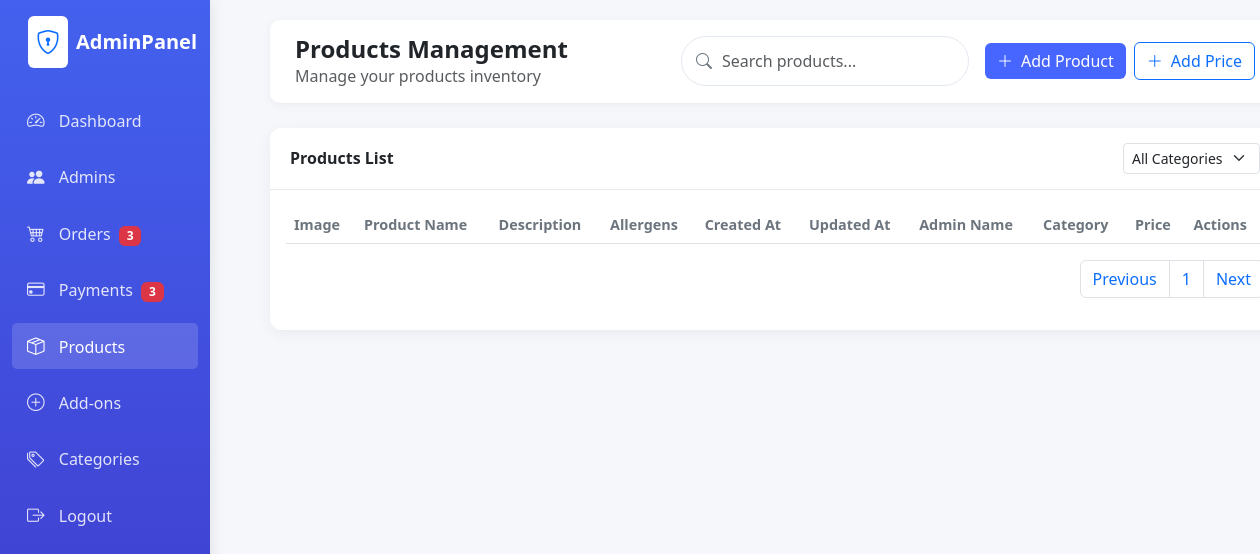
The page /admin/products.php?page=2 (signed in) on the database as committed earlier.
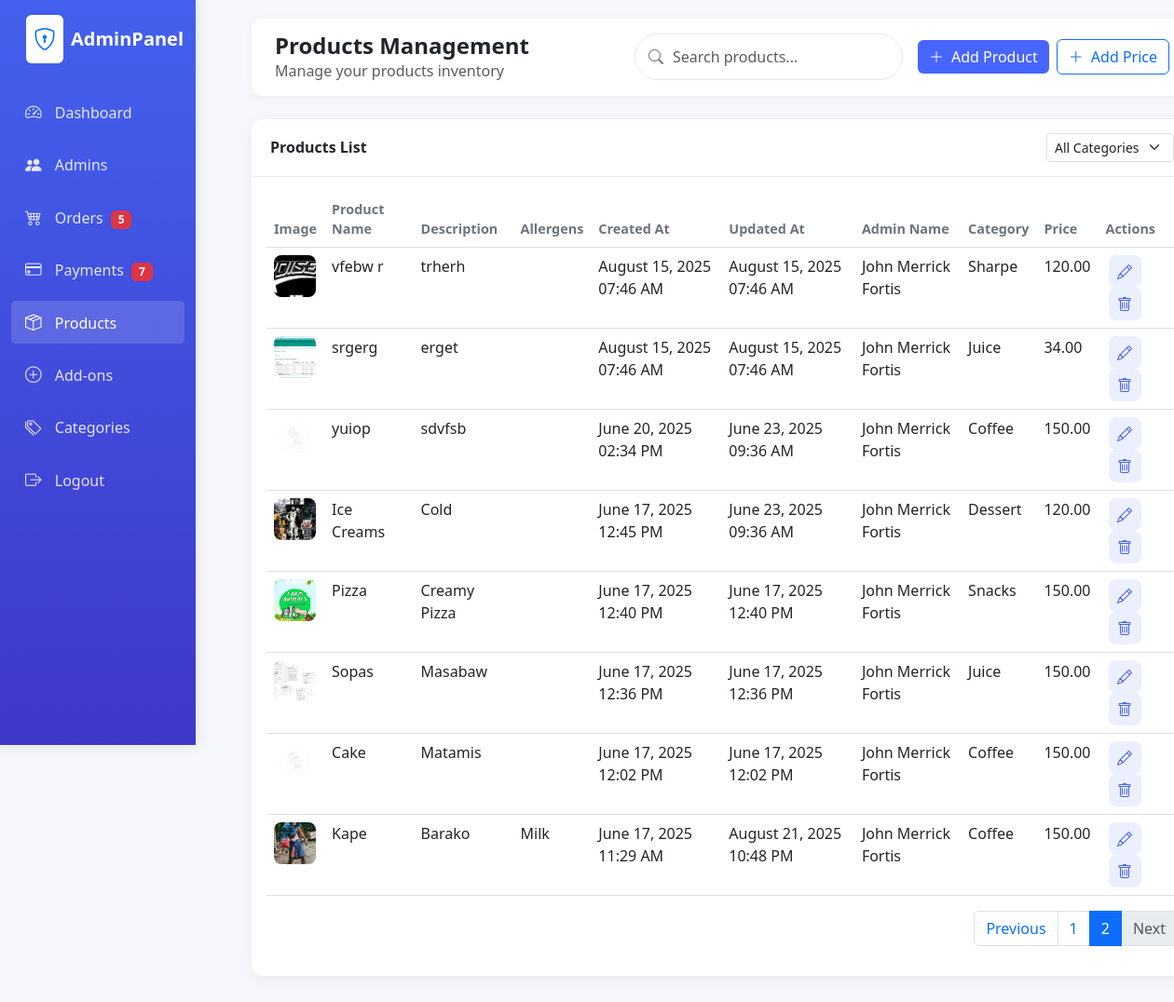
The same page on the database as committed later.
### tables this page shows
CREATE TABLE `product` (
  `Product_ID` int(11) NOT NULL,
  `Product_Name` varchar(255) NOT NULL,
  `Product_desc` text DEFAULT NULL,
  `Product_allergens` varchar(255) DEFAULT NULL,
  `Product_Image` varchar(255) DEFAULT NULL,
  `Created_at` datetime NOT NULL DEFAULT current_timestamp(),
  `Updated_at` datetime DEFAULT NULL ON UPDATE current_timestamp(),
  `Admin_ID` int(11) NOT NULL,
  `Category_ID` int(11) NOT NULL,
  `Price_ID` int(11) NOT NULL
);

CREATE TABLE `category` (
  `Category_ID` int(11) NOT NULL,
  `Category_Name` varchar(100) NOT NULL
);

CREATE TABLE `product_price` (
  `Price_ID` int(11) NOT NULL,
  `Price_Amount` decimal(10,2) NOT NULL,
  `Effective_From` date NOT NULL,
  `Effective_To` date DEFAULT NULL
);

### admin/sidebar_counts.php (called while the page is built)
<?php
require_once('classes/database.php');
$db = new database();
try {
    $pendingProcessingCount = $db->countPendingOrProcessingOrders();
} catch (PDOException $e) {
    $pendingProcessingCount = 0;
}
try {
    $unpaidPayments = $db->countUnpaidPayments();
} catch (PDOException $e) {
    $unpaidPayments = 0;
}
?>

### admin/classes/database.php (called while the page is built, shortened)
<?php
class database{
    function opencon() {
        return new PDO(
            'mysql:host=localhost;dbname=naitsa',
            'root',
            ''
        );
    }
    function getAllProducts($limit = 10, $offset = 0, $category_id = null) {
        $con = $this->opencon();
        $limit = (int)$limit;
        $offset = (int)$offset;
        $sql = "
            SELECT
                p.*,
                pp.Price_Amount,
                c.Category_Name,
                a.Admin_Name
            FROM product p
            LEFT JOIN product_price pp ON p.Price_ID = pp.Price_ID
            LEFT JOIN category c ON p.Category_ID = c.Category_ID
            LEFT JOIN admin a ON p.Admin_ID = a.Admin_ID
        ";
        $params = [];
        $sql .= " ORDER BY p.Created_at DESC LIMIT $limit OFFSET $offset";
        $stmt = $con->prepare($sql);
        if ($category_id) {
            $stmt->execute($params);
        } else {
            $stmt->execute();
        }
        return $stmt->fetchAll(PDO::FETCH_ASSOC);
    }
    function fetchOrders() {
        $con = $this->opencon();
        $stmt = $con->prepare("
            SELECT o.*, p.payment_status
            FROM orders o
            LEFT JOIN payment p ON o.Order_ID = p.Order_ID
            ORDER BY o.Order_Date DESC
        ");
        $stmt->execute();
        return $stmt->fetchAll(PDO::FETCH_ASSOC);
    }
    function countUnpaidPayments() {
        $con = $this->opencon();
                $stmt = $con->prepare("SELECT COUNT(*)
                                                             FROM payment p
                                                             LEFT JOIN orders o ON p.Order_ID = o.Order_ID
                                                             WHERE p.payment_status = 'Unpaid'
                                                                 AND (o.order_status IS NULL OR o.order_status <> 'Cancelled')");
        $stmt->execute();
        return (int)$stmt->fetchColumn();
    }
    function countPendingOrProcessingOrders() {
        $orders = $this->fetchOrders();
        $count = 0;
        foreach ($orders as $order) {
            if ($order['order_status'] === 'Pending' || $order['order_status'] === 'Processing') {
                $count++;
            }
        }
        return $count;
    }
public function getProductsCount($category_id = null) {
    $con = $this->opencon();
    if ($category_id) {
        $stmt = $con->prepare("SELECT COUNT(*) FROM product WHERE Category_ID = ?");
        $stmt->execute([$category_id]);
    } else {
        $stmt = $con->query("SELECT COUNT(*) FROM product");
    }
    return $stmt->fetchColumn();
}
}

### admin/products.php (the view, shortened to what the changed rows need)
<?php
require_once('classes/database.php');
include 'sidebar_counts.php';
$db = new database();
$currentPage = isset($_GET['page']) ? max(1, (int)$_GET['page']) : 1;
$itemsPerPage = 10;
$categoryFilter = isset($_GET['category']) && $_GET['category'] !== '' ? $_GET['category'] : null;
$totalProducts = $db->getProductsCount($categoryFilter);
$totalPages = ceil($totalProducts / $itemsPerPage);
$offset = ($currentPage - 1) * $itemsPerPage;
$products = $db->getAllProducts($itemsPerPage, $offset, $categoryFilter);
?>
<!DOCTYPE html>
<html lang="en">
<head>
    <link href="https://cdn.jsdelivr.net/npm/bootstrap@5.3.0/dist/css/bootstrap.min.css" rel="stylesheet">
    <link rel="stylesheet" href="https://cdn.jsdelivr.net/npm/bootstrap-icons@1.10.0/font/bootstrap-icons.css">
    <link rel="stylesheet" href="assets/css/style.css">
</head>
<body class="dashboard-page">
    <div class="container-fluid">
        <div class="row">
            <div class="col-md-2 col-lg-2 d-md-block sidebar collapse">
                <div class="pt-3">
                    <ul class="nav flex-column">
                        <li class="nav-item">
                            <a class="nav-link" href="orders.php">
                                <i class="bi bi-cart4"></i>
                                <span>Orders</span>
                                <?php if ($pendingProcessingCount > 0): ?>
                                    <span class="badge bg-danger ms-1"><?= $pendingProcessingCount ?></span>
                                <?php endif; ?>
                            </a>
                        </li>
                        <li class="nav-item">
                            <a class="nav-link" href="payments.php">
                                <i class="bi bi-credit-card"></i>
                                <span>Payments</span>
                                <?php if ($unpaidPayments > 0): ?>
                                    <span class="badge bg-danger ms-1"><?= $unpaidPayments ?></span>
                                <?php endif; ?>
                            </a>
                        </li>
                    </ul>
                </div>
            </div>
            <div class="col-md-10 col-lg-10 main-content">
                <div class="card">
                    <div class="card-body">
                        <div class="table-responsive">
                            <table class="table table-hover">
                                <thead>
                                    <tr>
                                        <th>Image</th>
                                        <th>Product Name</th>
                                        <th>Description</th>
                                        <th><strong>Allergens</strong></th>
                                        <th>Created At</th>
                                        <th>Updated At</th>
                                        <th>Admin Name</th>
                                        <th>Category</th>
                                        <th>Price</th>
                                        <th>Actions</th>
                                    </tr>
                                </thead>
                                <tbody>
                                    <?php foreach ($products as $product): ?>
                                    <tr>
                                        <td>
                                            <?php if (!empty($product['Product_Image'])): ?>
                                                <img src="uploads/products/<?= htmlspecialchars($product['Product_Image']) ?>" alt="Product Image" style="width:45px; height:45px; object-fit:cover; border-radius:8px;">
                                            <?php else: ?>
                                                <span class="text-muted">No image</span>
                                            <?php endif; ?>
                                        </td>
                                        <td><?= htmlspecialchars($product['Product_Name']) ?></td>
                                        <td><?= htmlspecialchars($product['Product_desc']) ?></td>
                                        <td><?= htmlspecialchars($product['Product_allergens'] ?? ''); ?></td>
                                        <td><?= date('F d, Y h:i A', strtotime($product['Created_at'])) ?></td>
                                        <td><?= date('F d, Y h:i A', strtotime($product['Updated_at'])) ?></td>
                                        <td><?= htmlspecialchars($product['Admin_Name']) ?></td>
                                        <td><?= htmlspecialchars($product['Category_Name']) ?></td>
                                        <td><?= htmlspecialchars($product['Price_Amount']) ?></td>
                                        <td>
                                            <a href="#"
                                               class="action-btn edit-product-btn"
                                               data-product-id="<?= htmlspecialchars($product['Product_ID']) ?>"
                                               data-product-name="<?= htmlspecialchars($product['Product_Name']) ?>"
                                               data-product-desc="<?= htmlspecialchars($product['Product_desc']) ?>"
                                               data-category-id="<?= htmlspecialchars($product['Category_ID']) ?>"
                                               data-price-id="<?= htmlspecialchars($product['Price_ID']) ?>"
                                               data-image="<?= htmlspecialchars($product['Product_Image']) ?>"
                                               data-effective-from="<?= htmlspecialchars($product['Effective_From'] ?? '') ?>"
                                               data-effective-to="<?= htmlspecialchars($product['Effective_To'] ?? '') ?>"
                                            >
                                                <i class="bi bi-pencil"></i>
                                            </a>
                                            <a href="#"
                                               class="action-btn delete-product-btn"
                                               data-product-id="<?= htmlspecialchars($product['Product_ID']) ?>">
                                                <i class="bi bi-trash"></i>
                                            </a>
                                            </td>
                                    </tr>
                                    <?php endforeach; ?>
                                </tbody>
                            </table>
                        </div>
                        <nav>
                          <ul class="pagination justify-content-end">
                            <?php for ($i = 1; $i <= $totalPages; $i++): ?>
                              <li class="page-item <?= $currentPage == $i ? 'active' : '' ?>">
                                <a class="page-link" href="?page=<?= $i ?><?= $categoryFilter ? '&category=' . urlencode($categoryFilter) : '' ?>"><?= $i ?></a>
                              </li>
                            <?php endfor; ?>
                            <li class="page-item <?= $currentPage == $totalPages ? 'disabled' : '' ?>">
                              <a class="page-link" href="?page=<?= $currentPage + 1 ?><?= $categoryFilter ? '&category=' . urlencode($categoryFilter) : '' ?>">Next</a>
                            </li>
                          </ul>
                        </nav>
                    </div>
                </div>
            </div>
        </div>
    </div>
</body>
</html>

Rows that differ between the two databases and show on the page:
added product: Product_Image (picture), Product_Name "vfebw r", Product_desc "trherh", Created_at "August 15, 2025 07:46 AM", Updated_at "August 15, 2025 07:46 AM", Admin_ID.Admin_Name "John Merrick Fortis", Category_ID.Category_Name "Sharpe", Price_ID.Price_Amount "120.00"
added product: Product_Image (picture), Product_Name "srgerg", Product_desc "erget", Created_at "August 15, 2025 07:46 AM", Updated_at "August 15, 2025 07:46 AM", Admin_ID.Admin_Name "John Merrick Fortis", Category_ID.Category_Name "Juice", Price_ID.Price_Amount "34.00"
now on this page (row unchanged): product: Product_Image (picture), Product_Name "yuiop", Product_desc "sdvfsb", Created_at "June 20, 2025 02:34 PM", Updated_at "June 23, 2025 09:36 AM", Admin_ID.Admin_Name "John Merrick Fortis", Category_ID.Category_Name "Coffee", Price_ID.Price_Amount "150.00"
now on this page (row unchanged): product: Product_Image (picture), Product_Name "Ice Creams", Product_desc "Cold", Created_at "June 17, 2025 12:45 PM", Updated_at "June 23, 2025 09:36 AM", Admin_ID.Admin_Name "John Merrick Fortis", Category_ID.Category_Name "Dessert", Price_ID.Price_Amount "120.00"
now on this page (row unchanged): product: Product_Image (picture), Product_Name "Pizza", Product_desc "Creamy Pizza", Created_at "June 17, 2025 12:40 PM", Updated_at "June 17, 2025 12:40 PM", Admin_ID.Admin_Name "John Merrick Fortis", Category_ID.Category_Name "Snacks", Price_ID.Price_Amount "150.00"
now on this page (row unchanged): product: Product_Image (picture), Product_Name "Sopas", Product_desc "Masabaw", Created_at "June 17, 2025 12:36 PM", Updated_at "June 17, 2025 12:36 PM", Admin_ID.Admin_Name "John Merrick Fortis", Category_ID.Category_Name "Juice", Price_ID.Price_Amount "150.00"
now on this page (row unchanged): product: Product_Image (picture), Product_Name "Cake", Product_desc "Matamis", Created_at "June 17, 2025 12:02 PM", Updated_at "June 17, 2025 12:02 PM", Admin_ID.Admin_Name "John Merrick Fortis", Category_ID.Category_Name "Coffee", Price_ID.Price_Amount "150.00"
now on this page (row edited): product: Product_Image (picture), Product_Name "Kape", Product_desc "Barako", Product_allergens "Milk", Created_at "June 17, 2025 11:29 AM", Updated_at "August 21, 2025 10:48 PM", Admin_ID.Admin_Name "John Merrick Fortis", Category_ID.Category_Name "Coffee", Price_ID.Price_Amount "150.00"
Other text that changed with them:
$pendingProcessingCount: "3" → "5"
$unpaidPayments: "3" → "7"
new list line: "2"
